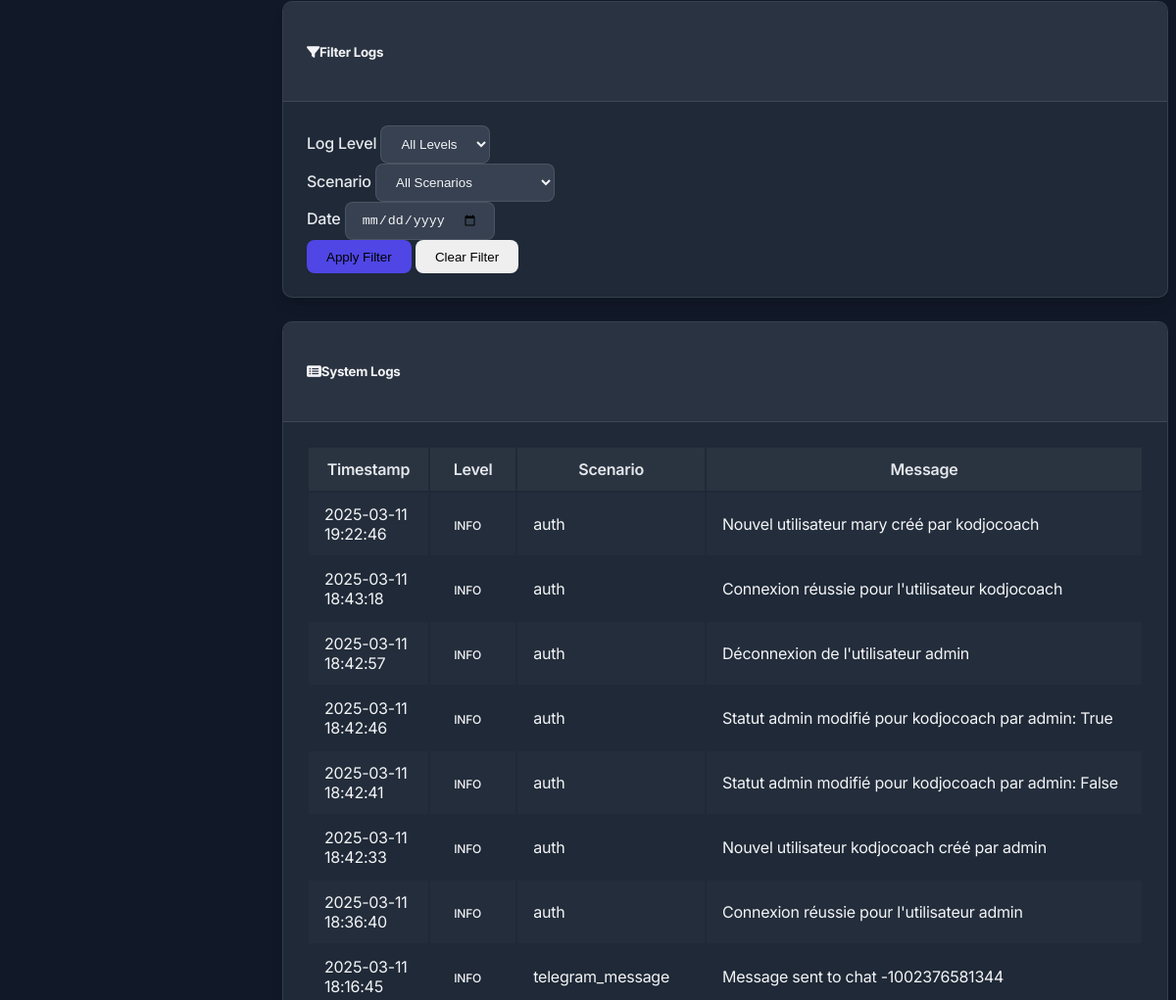
The page /logs (signed in, middle part) on the database as committed earlier.
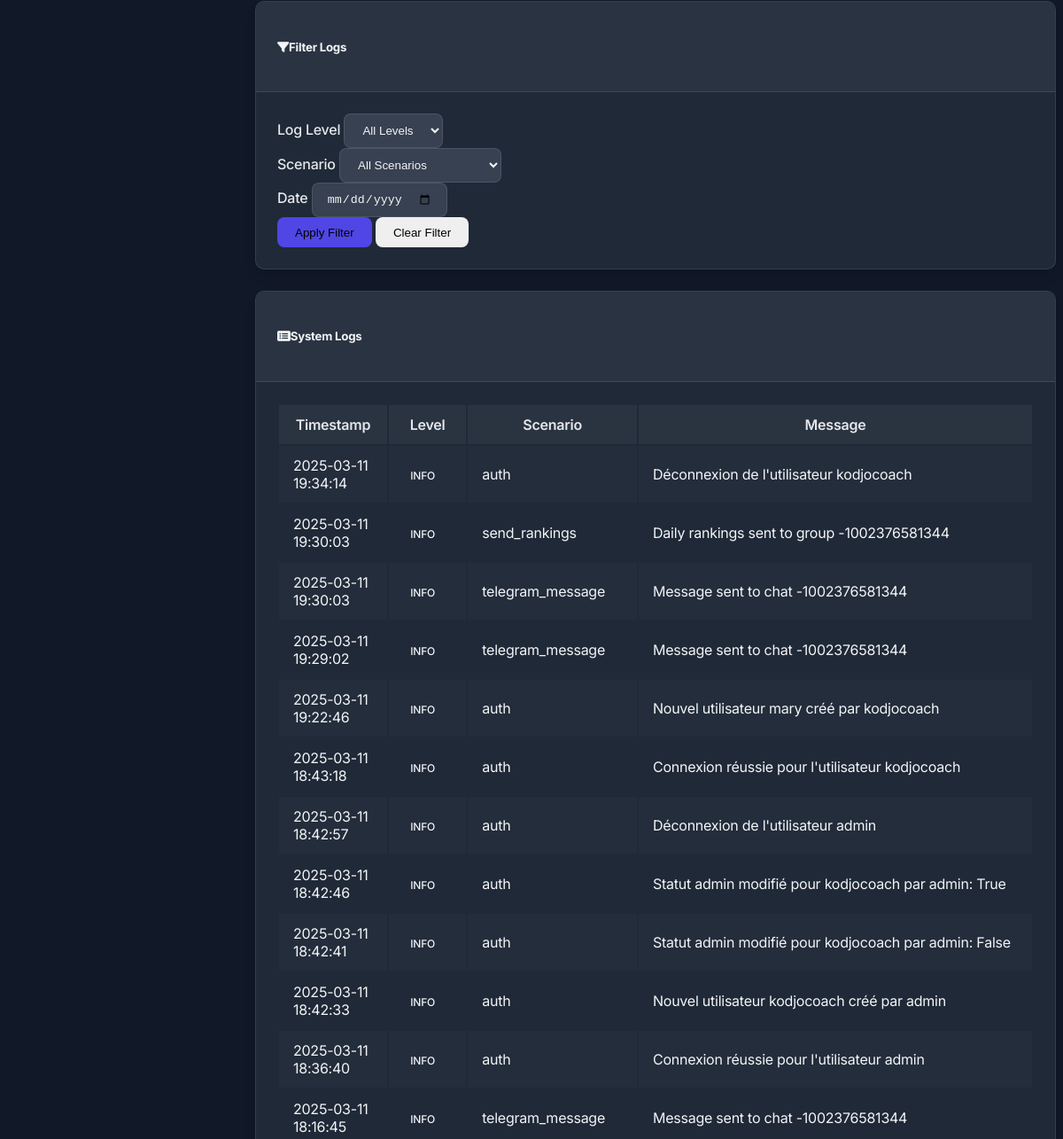
The same page on the database as committed later.
### models.py (models this page shows, shortened)
class Log(db.Model):
    id = db.Column(db.Integer, primary_key=True)
    level = db.Column(db.String(20), nullable=False)  # INFO, WARNING, ERROR
    scenario = db.Column(db.String(100), nullable=True)  # Which scenario the log is related to
    message = db.Column(db.Text, nullable=False)
    timestamp = db.Column(db.DateTime, default=datetime.utcnow)

### routes.py (the view)
    @app.route('/logs')
    @login_required
    def logs():
        all_logs = Log.query.order_by(Log.timestamp.desc()).all()
        return render_template('logs.html', logs=all_logs)

### app.py (called while the page is built)
@login_manager.user_loader
def load_user(user_id):
    from models import User
    return User.query.get(int(user_id))

### templates/logs.html (shortened to what this page needs)
{% extends 'layout.html' %}
{% block content %}
<div class="card mb-4">
    <div class="card-header bg-secondary text-white">
        <h5 class="mb-0"><i class="fas fa-filter me-2"></i>Filter Logs</h5>
    </div>
    <div class="card-body">
        <form id="filterForm" class="row g-3">
            <div class="col-md-4">
                <label for="level-filter" class="form-label">Log Level</label>
                <select id="level-filter" class="form-select">
                    <option value="all">All Levels</option>
                </select>
            </div>
            <div class="col-md-4">
                <label for="scenario-filter" class="form-label">Scenario</label>
                <select id="scenario-filter" class="form-select">
                    <option value="all">All Scenarios</option>
                </select>
            </div>
            <div class="col-md-4">
                <label for="date-filter" class="form-label">Date</label>
                <input type="date" id="date-filter" class="form-control">
            </div>
            <div class="col-12 text-end">
                <button type="button" id="apply-filter" class="btn btn-primary">Apply Filter</button>
                <button type="button" id="clear-filter" class="btn btn-secondary">Clear Filter</button>
            </div>
        </form>
    </div>
</div>
<div class="card">
    <div class="card-header bg-info text-white">
        <h5 class="mb-0"><i class="fas fa-list-alt me-2"></i>System Logs</h5>
    </div>
    <div class="card-body">
        {% if logs %}
        <div class="table-responsive">
            <table class="table table-striped table-hover" id="logs-table">
                <thead>
                    <tr>
                        <th>Timestamp</th>
                        <th>Level</th>
                        <th>Scenario</th>
                        <th>Message</th>
                    </tr>
                </thead>
                <tbody>
                    {% for log in logs %}
                    <tr class="log-row"
                        data-level="{{ log.level }}"
                        data-scenario="{{ log.scenario }}"
                        data-date="{{ log.timestamp.strftime('%Y-%m-%d') }}">
                        <td>{{ log.timestamp.strftime('%Y-%m-%d %H:%M:%S') }}</td>
                        <td>
                            {% if log.level == 'INFO' %}
                                <span class="badge bg-info text-dark">INFO</span>
                            {% elif log.level == 'WARNING' %}
                                <span class="badge bg-warning text-dark">WARNING</span>
                            {% elif log.level == 'ERROR' %}
                                <span class="badge bg-danger">ERROR</span>
                            {% endif %}
                        </td>
                        <td>{{ log.scenario or 'System' }}</td>
                        <td>{{ log.message }}</td>
                    </tr>
                    {% endfor %}
                </tbody>
            </table>
        </div>
        {% else %}
        <div class="alert alert-info">No logs available.</div>
        {% endif %}
    </div>
</div>
{% endblock %}

### templates/layout.html (shortened to what this page needs)
<!DOCTYPE html>
<html lang="en" data-bs-theme="dark">
<head>
    <link href="https://cdn.replit.com/agent/bootstrap-agent-dark-theme.min.css" rel="stylesheet">
    <link rel="stylesheet" href="https://cdnjs.cloudflare.com/ajax/libs/font-awesome/6.4.0/css/all.min.css">
    <link rel="stylesheet" href="{{ url_for('static', filename='css/custom.css') }}">
</head>
<body>
    <div class="d-flex flex-column min-vh-100">
        <div class="d-flex flex-grow-1">
            <main class="flex-grow-1 pt-4 pb-5 {% if current_user.is_authenticated %}content-with-sidebar{% endif %}">
                <div class="container-fluid px-4 pb-5">
                    {% block content %}{% endblock %}
                </div>
            </main>
        </div>
    </div>
</body>
</html>

### static/css/custom.css (style rules this page uses)
:root { --sidebar-width: 280px; --navbar-height: 60px; --card-border-radius: 10px; --btn-border-radius: 8px; --animation-duration: 0.2s; --body-bg: #111827; --body-color: #f3f4f6; --card-bg: #1f2937; --sidebar-bg: #1f2937; --border-color: rgba(255, 255, 255, 0.1); --input-bg: #374151; --input-color: #f3f4f6; --input-border: rgba(255, 255, 255, 0.1); --hover-bg: rgba(255, 255, 255, 0.05); --table-stripe-bg: rgba(255, 255, 255, 0.02); --table-hover-bg: rgba(255, 255, 255, 0.04); --progress-bg: #374151; --modal-bg: #1f2937; --dropdown-bg: #1f2937; --active-nav-bg: #4f46e5; --nav-link-color: #9ca3af; --muted-color: #9ca3af; --heading-color: #e5e7eb; --btn-link-color: #e5e7eb; }
body { min-height: 100vh; font-family: 'Inter', sans-serif; font-weight: 400; letter-spacing: -0.015em; background-color: var(--body-bg); color: var(--body-color); transition: background-color var(--animation-duration), color var(--animation-duration); }
.content-with-sidebar { margin-left: 0; }
@media (min-width: 992px) { .content-with-sidebar { margin-left: var(--sidebar-width); } }
.card { border-radius: var(--card-border-radius); border: 1px solid var(--border-color); background-color: var(--card-bg); margin-bottom: 1.5rem; box-shadow: 0 10px 15px -3px rgba(0, 0, 0, 0.1), 0 4px 6px -2px rgba(0, 0, 0, 0.05); transition: transform var(--animation-duration), box-shadow var(--animation-duration), background-color var(--animation-duration), border-color var(--animation-duration); }
.card-header { background-color: var(--hover-bg); border-bottom: 1px solid var(--border-color); border-top-left-radius: var(--card-border-radius) !important; border-top-right-radius: var(--card-border-radius) !important; padding: 1.25rem 1.5rem; font-weight: 600; transition: background-color var(--animation-duration), border-color var(--animation-duration); }
.card-body { padding: 1.5rem; }
.btn { border-radius: var(--btn-border-radius); padding: 0.6rem 1.25rem; font-weight: 500; transition: all var(--animation-duration); border: none; }
.btn-primary { background-color: #4f46e5; border-color: #4f46e5; }
.table { border-color: var(--border-color); color: var(--body-color); transition: border-color var(--animation-duration), color var(--animation-duration); }
.table th { background-color: var(--hover-bg); font-weight: 600; color: var(--heading-color); border-bottom-width: 1px; padding: 0.75rem 1rem; transition: background-color var(--animation-duration), color var(--animation-duration); }
.table td { padding: 0.75rem 1rem; border-color: var(--border-color); transition: border-color var(--animation-duration); }
.table-striped > tbody > tr:nth-of-type(odd) { background-color: var(--table-stripe-bg); transition: background-color var(--animation-duration); }
.badge { font-weight: 500; padding: 0.4em 0.7em; border-radius: 6px; font-size: 0.75rem; }
.form-control, .form-select { border-radius: 8px; padding: 0.625rem 1rem; background-color: var(--input-bg); border: 1px solid var(--input-border); color: var(--input-color); transition: border-color var(--animation-duration), box-shadow var(--animation-duration), background-color var(--animation-duration), color var(--animation-duration); }
.form-label { font-weight: 500; margin-bottom: 0.5rem; color: var(--heading-color); transition: color var(--animation-duration); }

Rows that differ between the two databases and show on the page:
added Log: timestamp "2025-03-11 19:34:14", level "INFO", scenario "auth", message "Déconnexion de l'utilisateur kodjocoach"
added Log: timestamp "2025-03-11 19:30:03", level "INFO", scenario "send_rankings", message "Daily rankings sent to group -1002376581344"
added Log: timestamp "2025-03-11 19:30:03", level "INFO", scenario "telegram_message", message "Message sent to chat -1002376581344"
added Log: timestamp "2025-03-11 19:29:02", level "INFO", scenario "telegram_message", message "Message sent to chat -1002376581344"
